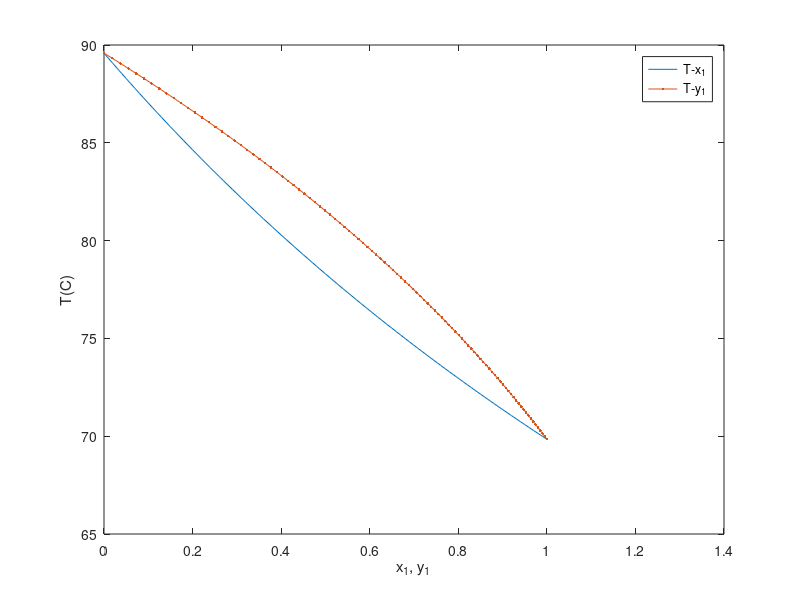

This chart was generated by the following MATLAB code:
% dewpt.m: calculation of dew point 
clear all;  
A1 = 14.2724; B1 = 2945.47; C1 = 224; A2 = 14.2043; B2 = 2972.64; C2 = 209;  
T0 = 60; P = 70; x = 0:0.01:1; T = []; y = []; 
for k = 1:length(x)    
x1 = x(k);     
fp = @(T) exp(A2-B2/(T+C2)) + x1*(exp(A1-B1/(T+C1)) - exp(A2-B2/(T+C2)))-P;    
T1 = fzero(fp,T0); y1 = x1*exp(A1-B1/(T1+C1))/P; T = [T T1]; y = [y y1]; 
end 
plot(x,T,y,T,'.-'), xlabel('x_1, y_1'), ylabel('T(C)') 
legend('T-x_1','T-y_1','location','best') 